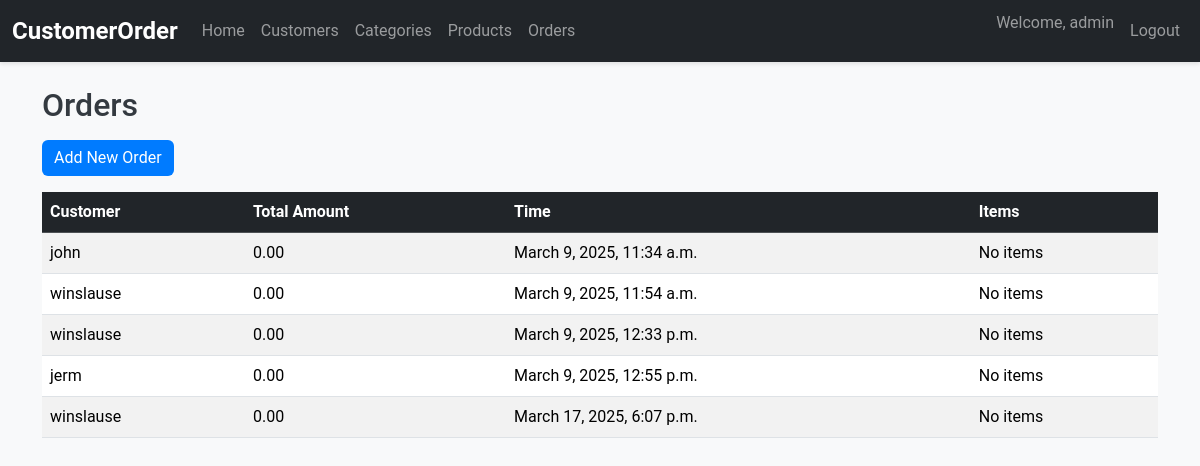
The page /orders/ (signed in) on the database as committed earlier.
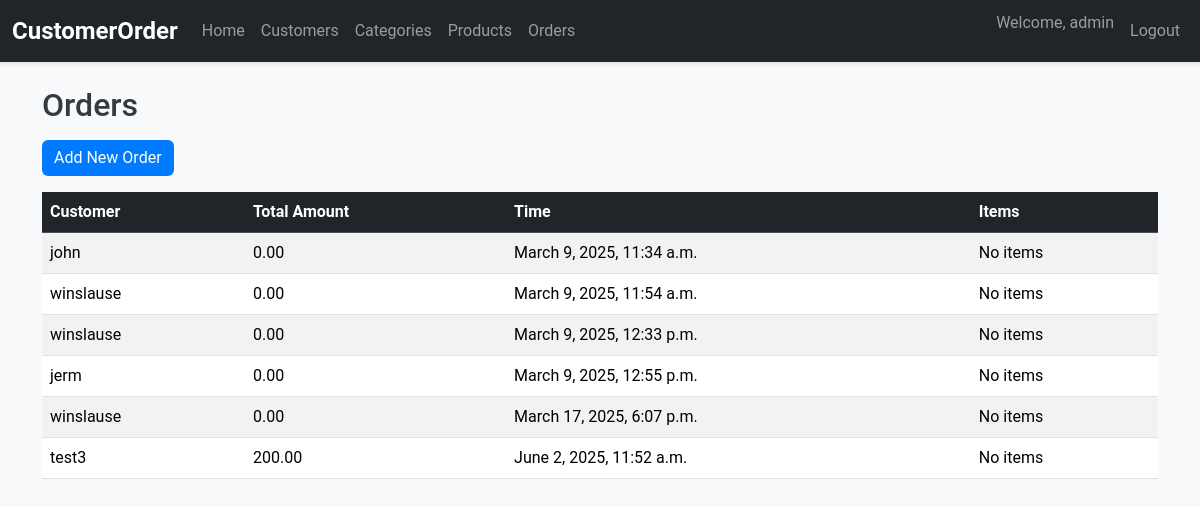
The same page on the database as committed later.
### core/models.py (models this page shows, shortened)
class Order(models.Model):
    customer = models.ForeignKey(Customer, on_delete=models.CASCADE, related_name='orders')
    products = models.ManyToManyField(Product, through='OrderItem')
    time = models.DateTimeField(auto_now_add=True)
    total_amount = models.DecimalField(max_digits=10, decimal_places=2, default=0.00)
    notification_sent = models.BooleanField(default=False)

class Customer(models.Model):
    name = models.CharField(max_length=100)
    code = models.CharField(max_length=10, unique=True)
    phone = models.CharField(max_length=15, blank=True, null=True)
    email = models.EmailField(blank=True, null=True)

### core/views.py (the view)
# urls.py: path('orders/', views.OrderListView.as_view(), name='orders'),
class OrderListView(LoginRequiredMixin, View):
    def get(self, request):
        orders = Order.objects.all()
        return render(request, 'orders.html', {'orders': orders})

### templates/orders.html (shortened to what this page needs)
{% extends 'base.html' %}
{% block content %}
    <div class="row">
        <div class="col-12">
            <h2 class="mb-3">Orders</h2>
            <a href="{% url 'order_add' %}" class="btn btn-primary mb-3">Add New Order</a>
            <div class="table-responsive">
                <table class="table table-striped table-hover">
                    <thead class="table-dark">
                        <tr>
                            <th>Customer</th>
                            <th>Total Amount</th>
                            <th>Time</th>
                            <th>Items</th>
                        </tr>
                    </thead>
                    <tbody>
                        {% for order in orders %}
                            <tr>
                                <td>{{ order.customer.name }}</td>
                                <td>{{ order.total_amount }}</td>
                                <td>{{ order.time }}</td>
                                <td>
                                    {% for item in order.order_items.all %}
                                        {{ item.quantity }} x {{ item.product.name }}<br>
                                    {% empty %}
                                        No items
                                    {% endfor %}
                                </td>
                            </tr>
                        {% empty %}
                            <tr>
                                <td colspan="4" class="text-center">No orders found.</td>
                            </tr>
                        {% endfor %}
                    </tbody>
                </table>
            </div>
        </div>
    </div>
{% endblock %}

Rows that differ between the two databases and show on the page:
added Order: customer.name "test3", total_amount "200.00", time "June 2, 2025, 11:52 a.m."
